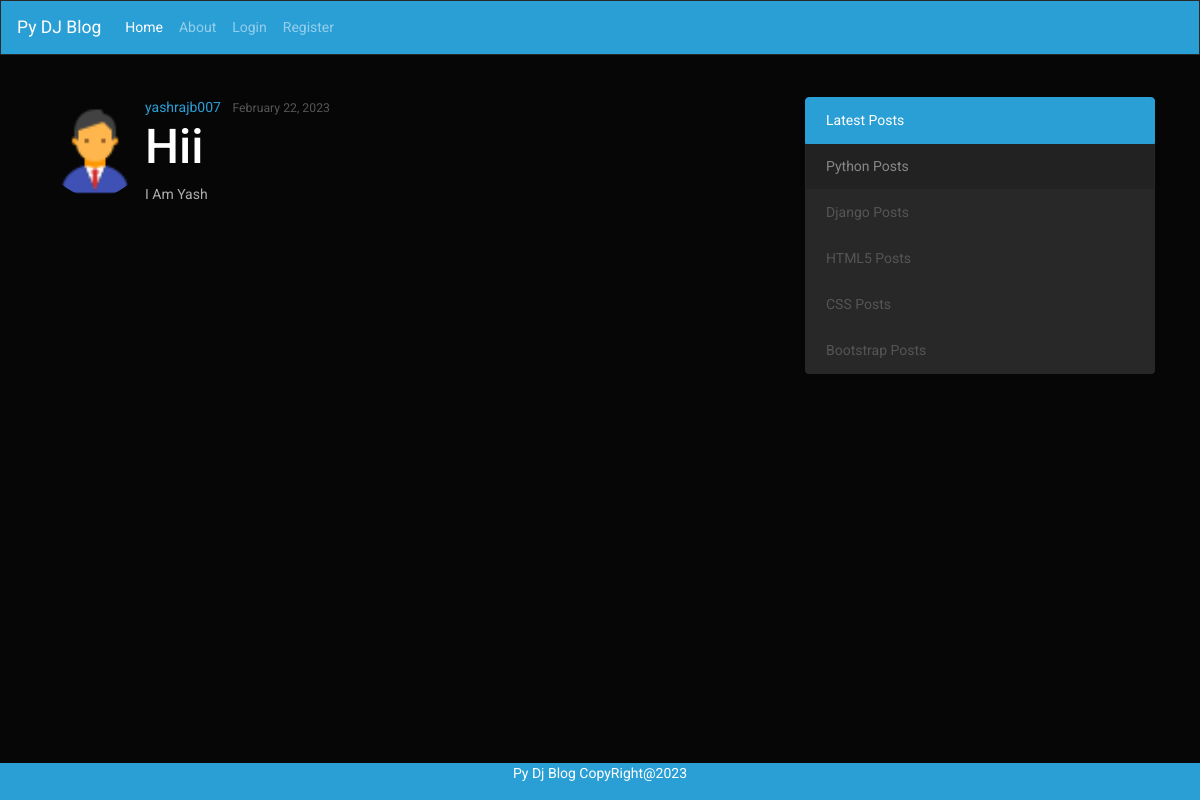
Page /post/13 on the committed database.
### blog/models.py (models this page shows, shortened)
class Post(models.Model):
    title = models.CharField(max_length=100)
    content = models.TextField()
    date_posted = models.DateTimeField(default=timezone.now)  # possible values - auto_now = True , auto_now_add = True, default
    author = models.ForeignKey(User,on_delete =models.CASCADE)

### users/models.py (models this page shows, shortened)
class Profile(models.Model):
    user = models.OneToOneField(User, on_delete=models.CASCADE)
    image = models.ImageField(default='profile_pics/default.jpg', upload_to='profile_pics')

### blog/views.py (the view)
# urls.py: path('post/<int:pk>',PostDetailView.as_view(),name='post-detail'),
class PostDetailView(DetailView):
    model=Post
    template_name='post_detail.html' #<model>_<viewtype>.html

### blog/templates/post_detail.html (shortened to what this page needs)
{% extends "base.html" %}
{% block content %}
<article class="media content-section">
    <img class="rounded-circle" style="width: 100px;height:100px" src="{{ object.author.profile.image.url }}">
    <div class="media-body">
        <div class="article-metadata">
            <a class="mr-2" href="#">{{ object.author }}</a>
            <small class="text-muted">{{ object.date_posted|date:"F d, Y" }}</small>
        </div>
        <h2 class="article-title">{{ object.title }}</h2>
        <p class="article-content">{{ object.content }}</p>
    </div>
</article>
{% endblock content %}

### rows in the picture
Post: author.profile.image (placeholder picture), author "yashrajb007", date_posted "February 22, 2023", title "Hii", content "I Am Yash"
